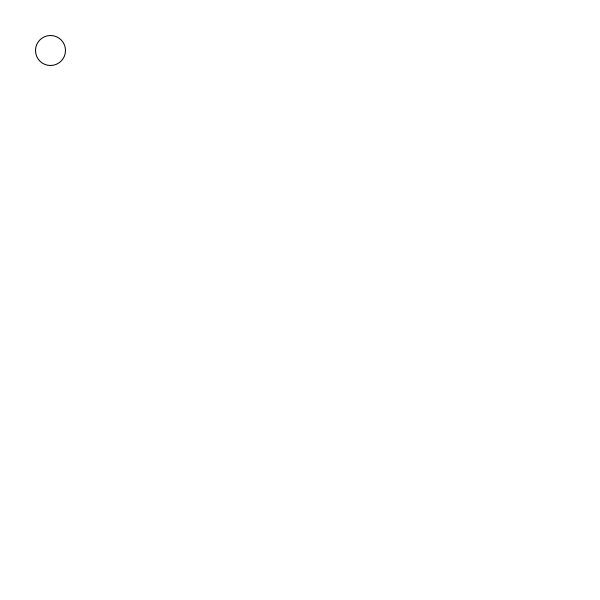
Frame 1 (no input)
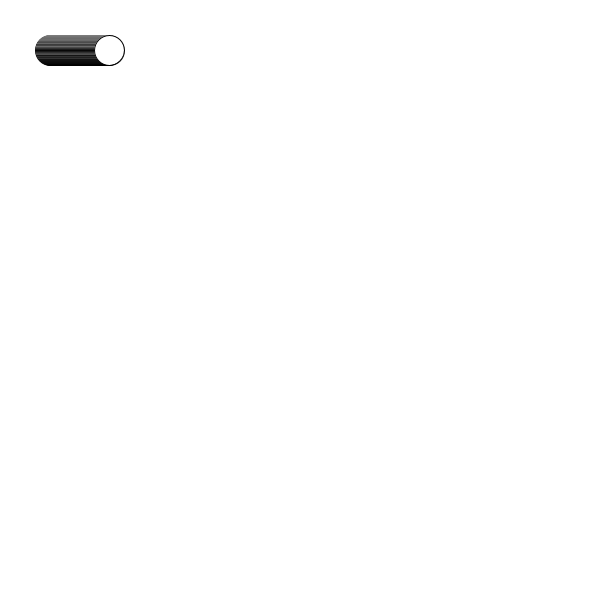
Frame 60 (the mouse pressed at the canvas centre just before this capture)
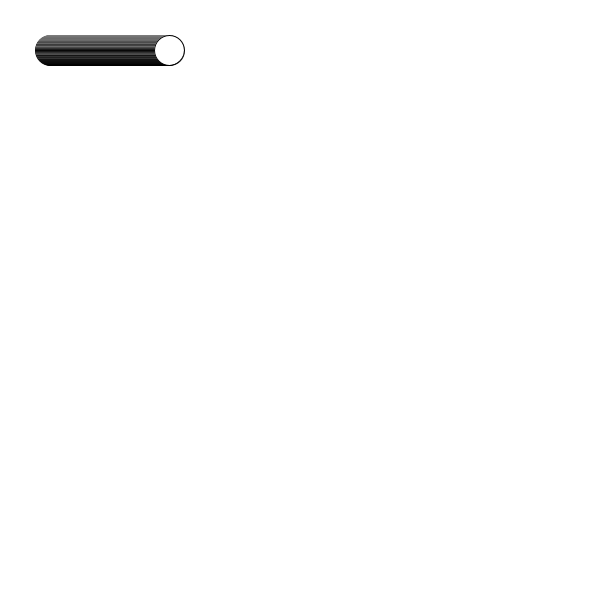
Frame 120 (the mouse held since frame 60 and released just before this capture)

The Processing sketch that drew these frames (run headless with seeded random() and noise(); from frame 60 on, the mouse is pressed at the canvas centre):

// Processing sketch: animationBorder
// ── animationBorder.pde
int x = 50;
int y = 50;
int d = 30;

void setup(){
  size(600,600);
  background(255);
  
}

void draw(){
  
  if(x<550 && y==50){
    ellipse(x,y,d,d);
    x = x + 1;
  }
  
  if(x==550 && y<=550){
    ellipse(x,y,d,d);
    y = y + 1;
  }
  
  if(x>=50 && y==550){
    ellipse(x,y,d,d);
    x = x - 1;
  }
  
  if(x==50 && y>=51){
    ellipse(x,y,d,d);
    y = y - 1;
  }
  
  
}
  
